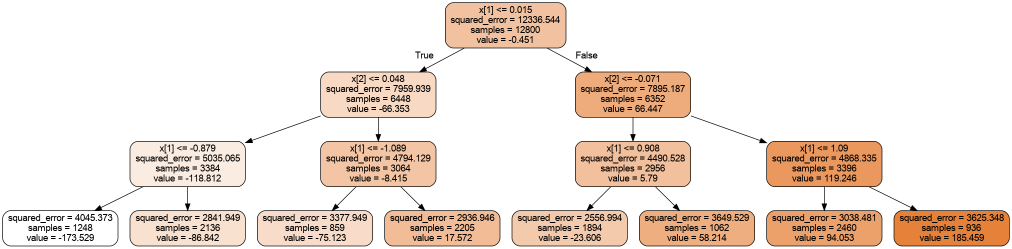
#> input picture 07-algoritmos_baseados_em_arvores/tree_reg.png, 2024 x 497 px (shown at 1/2 size)
$ jupyter execute ciclo07_Decision_Tree_Regressor.ipynb   (shell and % lines are left out)
#> lines starting #> are read from the running program, lines starting #| are printed output that depends on the picture
# 0.0 Imports

[cell 1]
from sklearn import model_selection as ms
from sklearn import datasets as ds
from sklearn import tree as tr
from sklearn import metrics as mt
from six import StringIO
from matplotlib import pyplot as plt

import cv2

import numpy as np

# 1.0 Load dataset

[cell 2]
X, y = ds.make_regression(n_features=4, random_state=0) # por padrão essa função retorna um dataset com 100 amostras

[cell 3]
X.shape

[cell 4]
X_train, X_test, y_train, y_test = ms.train_test_split(X, y, test_size=0.2, random_state=0)

[cell 5]
X_train.shape

# 2.0 Train Decision Tree Regressor

[cell 6]
# definition
model = tr.DecisionTreeRegressor(random_state=0)

# training
model.fit(X_train, y_train)

# performance
y_pred = model.predict(X_test)

[cell 7]
y_pred

[cell 8]
mse = mt.mean_squared_error(y_test, y_pred)
mse

[cell 9]
rmse = np.sqrt(mse)
rmse

[cell 10]
# Export
dot_data = StringIO()  # string IO é uma classe que permite manipular arquivos do tipo dot

tr.export_graphviz(
    model,                     # modelo treinado da arvore
    out_file='tree_reg.dot',   # nome do arquivo de saída
    rounded=True,              # valores dentro da folha possuem número redondos
    filled=True                #
)

[cell 11]
# convertendo o arquivo dot

[cell 12]
# cv2 é um modulo que permite processar imagens e vídeos no python
img = cv2.imread('tree_reg.png')  # carrega a imagem 'tree_reg.png'
#> img is the input picture: shape (497, 2024, 3); mean B, G, R 220.4, 228.5, 239.7
plt.figure(figsize=(20, 20))      # cria um frame para colocarmos a imagem carregada

plt.imshow(img)   # coloca a imagem no figure criado

Controlando o crescimento da árvore de decisão:

[cell 13]
# definition
model = tr.DecisionTreeRegressor(max_depth=2, random_state=0)

# training
model.fit(X_train, y_train)

# performance
y_pred = model.predict(X_test)

mse = mt.mean_squared_error(y_test, y_pred)
print(f'MSE = {mse}')

rmse = np.sqrt(mse)
print(f'MSE = {rmse}')


# Export
dot_data = StringIO()

tr.export_graphviz(
    model,
    out_file='tree_reg.dot',
    rounded=True,
    filled=True
)


# convertendo o arquivo dot


# cv2 é um modulo que permite processar imagens e vídeos no python
img = cv2.imread('tree_reg.png')
plt.figure(figsize=(20, 20))

plt.imshow(img)

A imagem nos retorna a representação da árvore com 4 informações em cada nó:

    1. Splitting Critéria: critério utilizado para criar uma subdivisão.
    2. squared_error: erro quadrático.
    3. samples: número de registros em cada nó.
    4. value: valor médio da variável target dentro de cada nó (valor previsto pelo algoritmo).

squred_error = $\sum{(y-\bar{y})^2} / N_{samples}$

[cell 14]
# dentro do primeiro nó

squared_error = np.sum((y_train - y_train.mean())**2) / y_train.shape[0]
predicted_value = y_train.mean()

print('First Node \n')
print(f'squared_error:\t {squared_error:.3f}')
print(f'samples:\t {y_train.shape[0]}')
print(f'value:\t\t {predicted_value:.3f}')

[cell 15]
# depois do primeiro split


split_criteria = X_train[:,3] <= -0.26    # criterio de divisão do primeiro nó
y_splited = y_train[split_criteria]       # valores da variavel target que satisfazem a condicao (X[3] <= 0.26)


squared_error = np.sum((y_splited - y_splited.mean())**2) / y_splited.shape[0]
predicted_value = y_splited.mean()

print('Second Node -> Splitting Criteria == True \n')
print(f'squared_error:\t {squared_error:.3f}')
print(f'samples:\t {y_splited.shape[0]}')
print(f'value:\t\t {predicted_value:.3f}')

# 3.0 Variando os Parâmetros da Decision Tree Regressor

## `max_depth`

Primeiro vamos entender como varia a performance da nossa árvore quando variamos a sua profundidade máxima `max_depth`

[cell 16]
max_depth_values = np.arange(2, 25, 1)
rmse_list = []

for i in max_depth_values:

    # definition
    model = tr.DecisionTreeRegressor(max_depth=i, random_state=0)

    # training
    model.fit(X_train, y_train)

    # performance
    y_pred = model.predict(X_test)

    rmse = np.sqrt(mt.mean_squared_error(y_test, y_pred))
    rmse_list.append(rmse)

[cell 17]
plt.plot(max_depth_values, rmse_list, marker='o')

plt.xlabel('Max Depth')
plt.ylabel('RMSE')
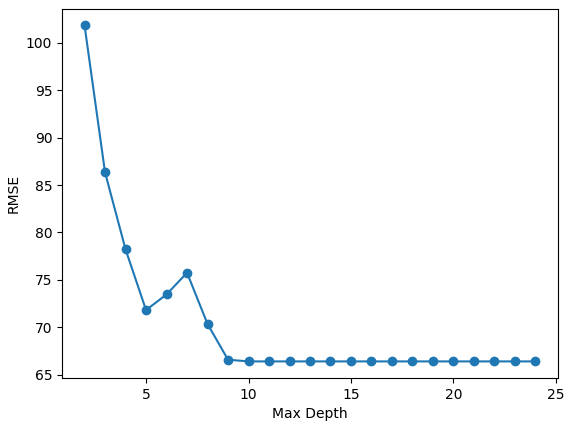
#> figure drawn by matplotlib, 1 panel; curve peaks at x = 2, y = 101.8

[cell 18]
X.shape

Incialmente o nosso modelo foi treinado em um dataset com dataset com 100 amostras, um único considerado muito pequeno para treinar e utilizar algoritmos de machine learning. Vamos agora criar um conjunto de dados com um número maior de registros e comparar para vermos se obteremos um modelo melhor.

[cell 19]
X, y = ds.make_regression(n_samples=20_000, n_features=4, random_state=0)

X_train, X_test, y_train, y_test = ms.train_test_split(X, y, test_size=0.2, random_state=0)

[cell 20]
X_train.shape

Nosso algoritmo será treinado agora com 16000 pontos.

[cell 21]
max_depth_values = np.arange(2, 25, 1)
rmse_list = []

for i in max_depth_values:

    # definition
    model = tr.DecisionTreeRegressor(max_depth=i, random_state=0)

    # training
    model.fit(X_train, y_train)

    # performance
    y_pred = model.predict(X_test)

    rmse = np.sqrt(mt.mean_squared_error(y_test, y_pred))
    rmse_list.append(rmse)

[cell 22]
plt.plot(max_depth_values, rmse_list, marker='o')

plt.xlabel('Max Depth')
plt.ylabel('RMSE')
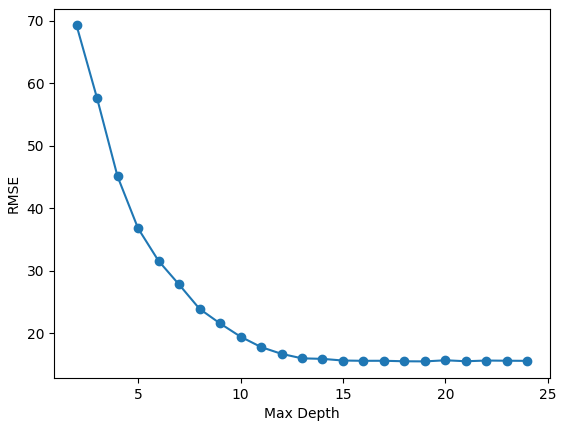
#> figure drawn by matplotlib, 1 panel; curve peaks at x = 2, y = 69.27

Ajustando o modelo com o split de validação.

[cell 23]
X, y = ds.make_regression(n_samples=20_000, n_features=4, random_state=0)

# Train Test split
X, X_test, y, y_test = ms.train_test_split(X, y, test_size=0.2, random_state=0)

# Train Validation Split
X_train, X_val, y_train, y_val = ms.train_test_split(X, y, test_size=0.2, random_state=0)

[cell 24]
max_depth_values = np.arange(2, 25, 1)
rmse_list = []

for i in max_depth_values:

    # definition
    model = tr.DecisionTreeRegressor(max_depth=i, random_state=0)

    # training
    model.fit(X_train, y_train)

    # performance
    yhat_val = model.predict(X_val)

    rmse = np.sqrt(mt.mean_squared_error(y_val, yhat_val))
    rmse_list.append(rmse)

[cell 25]
plt.plot(max_depth_values, rmse_list, marker='o')

plt.xlabel('Max Depth')
plt.ylabel('RMSE')
#> figure, not shown here; curve peaks at x = 2, y = 69.98

[cell 26]
rmse_list

## `min_samples_split (default=2)`

O parâmetro `min_samples_split` é usado para indicar ao modelo o número minímos de amostras que um nó precisa ter de modo que a gerar um novo split. Por padrão o seu valor é igual a 2, ou seja, se um nós tiver dois pontos ou mais, um novo split vai ser realizado a não ser que não tenhamos definido outro critério de parada.

[cell 27]
# definition
model = tr.DecisionTreeRegressor(min_samples_split=3000, random_state=0)

# training
model.fit(X_train, y_train)

# performance
yhat_val = model.predict(X_val)

[cell 28]
# Export
tr.export_graphviz(
    model,
    out_file='tree_reg.dot',
    rounded=True,
    filled=True
)


# convertendo o arquivo dot


# cv2 é um modulo que permite processar imagens e vídeos no python
img = cv2.imread('tree_reg.png')
plt.figure(figsize=(20, 20))

plt.imshow(img)

Após o terceiro split, todos os nós resultantes possuem menos de 3000 samples, portanto a árvore não crescou a partir do terceiro split.

## `min_impurity_decrease (default=0.0)`

O parâmetro `min_impurity_decrease` informa ao algoritmo a menor queda de impureza necessária para um novo split ser feito. Ao aumentar o seu valor, estaremos aumentando a exigência necessária para um split ser feito, portanto é uma ferramenta para diminuirmos o overfit.

[cell 29]
min_impurity_decrease_values = np.arange(0.1, 600, 10)
rmse_list = []

for i in min_impurity_decrease_values:

    # definition
    model = tr.DecisionTreeRegressor(min_impurity_decrease=i, random_state=0)

    # training
    model.fit(X_train, y_train)

    # performance
    yhat_val = model.predict(X_val)

    rmse = np.sqrt(mt.mean_squared_error(y_val, yhat_val))
    rmse_list.append(rmse)

[cell 30]
plt.plot(min_impurity_decrease_values, rmse_list, marker='o')

plt.xlabel('Min Impurity Decrease')
plt.ylabel('RMSE')
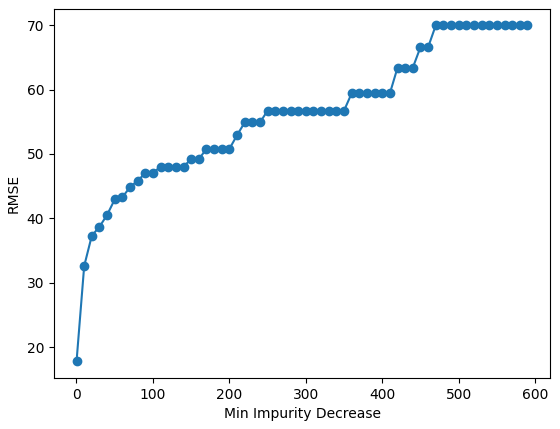
#> figure drawn by matplotlib, 1 panel; curve peaks at x = 470.1, y = 69.98
